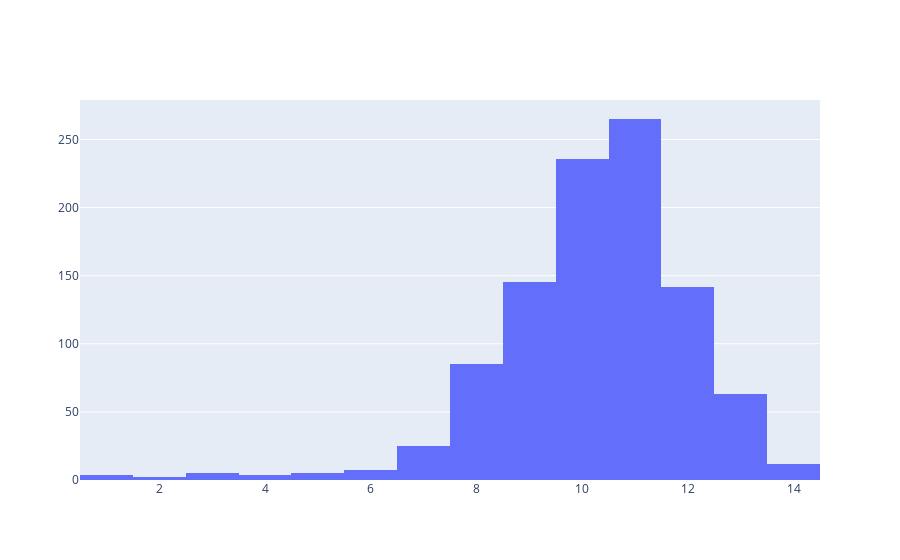

Source (notebook cell):
### Code cell
fig = go.Figure(
    data=[go.Histogram(x=tournament.scoreboard['hands'])]
)
fig.show()

### Figure 1 — Plotly figure (JSON) as saved in the notebook; plotly's stock layout.template omitted (floating-point values rounded to 4 significant figures; data arrays with more than 128 entries replaced by an {"elided": "..."} marker saying what was removed)
{"data": [{"type": "histogram", "x": {"elided": "1000 int values"}}], "layout": {"autosize": true, "xaxis": {"autorange": true, "range": [0.5, 14.5], "type": "linear"}, "yaxis": {"autorange": true, "range": [0, 278.9]}}}
